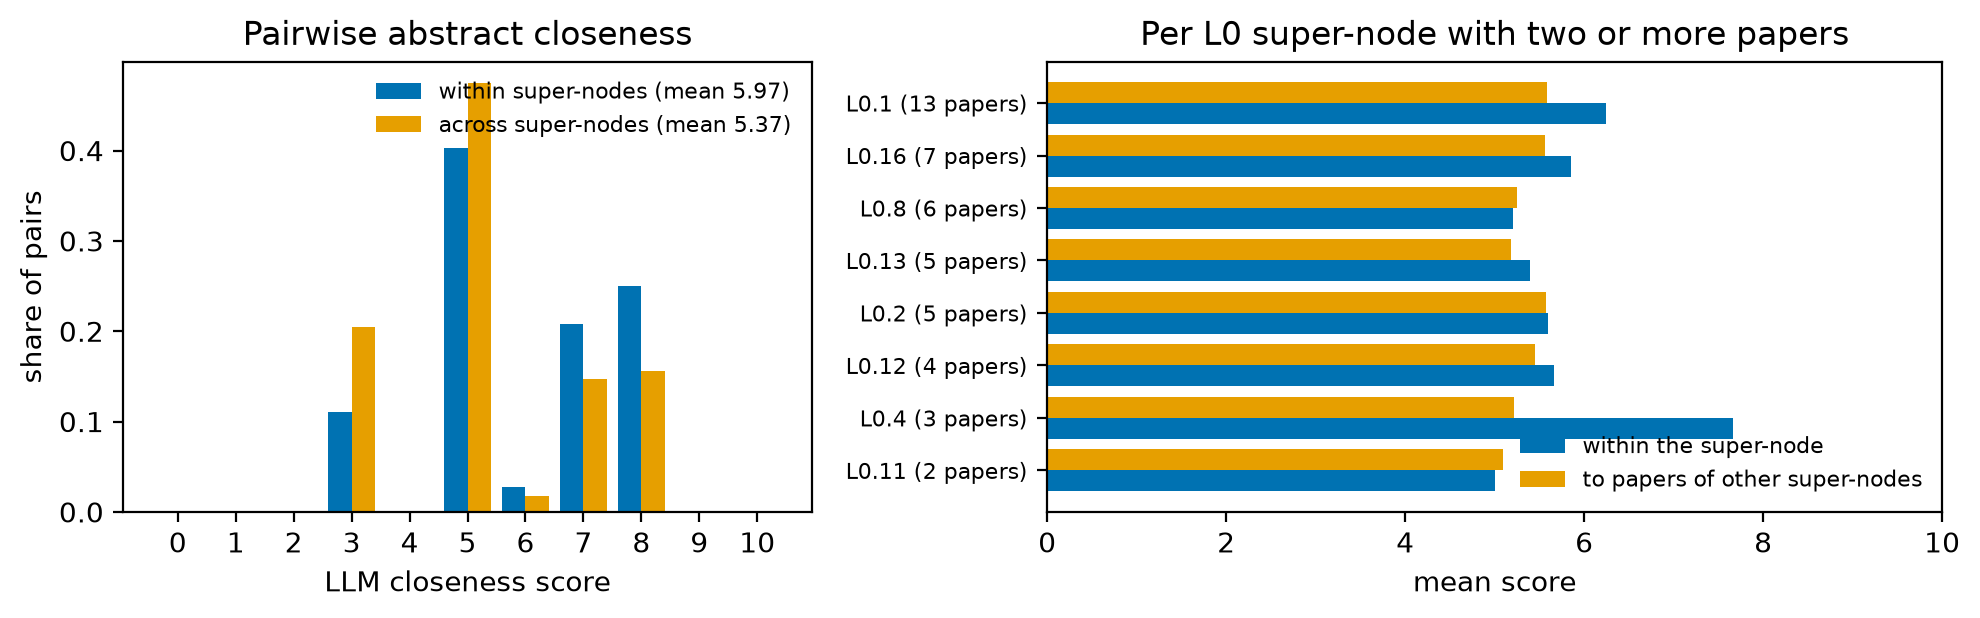

Generate this figure with Python:
"""Semantic coherence of the coarsest level (L0) on paper abstracts, rated pairwise by an open-source LLM.

    python -m eval.extra.abstract_coherence [--run out] [--check]

For the latest snapshot of the run, every paper is attributed to the L0 super-node that holds its article node (an
article is anchored to the method it presents, tkh/hierarchy.anchors). Every pair of papers with an abstract is rated
by phi4 for topical closeness on 0-10 (pair_prompt.txt: titles and abstracts only, in id order, no super-node
information). The question is whether pairs in the same L0 super-node are rated closer than pairs in different ones.

  abstracts   eval/extra/abstracts/<article id>.txt and manifest.json; downloaded once with tkh/abstracts.retrieve
              (arXiv v1, OpenAlex; title-verified) when an article of the snapshot has no manifest entry
  rater       tkh.llm.CachedLLM("phi4") with its own cache eval/extra/llm_cache.json: offline when the cache exists,
              live otherwise (TKH_LLM_MODE overrides); temperature 0
  statistics  mean score within and across super-nodes and their difference; a paper-cluster bootstrap CI of the
              difference (papers resampled, pairs weighted by multiplicity); a permutation null that shuffles the
              paper -> super-node assignment with the group sizes fixed (one-sided p); per-super-node means
-> eval/extra/results.json, eval/extra/abstract_coherence.png, and the generated blocks of eval/extra/REPORT.md
(--check exits 1 if they are stale).
"""

from pathlib import Path
import argparse
import json
import re
import sys

import numpy as np

from tkh.config import REPO_ROOT, load_config
from tkh.io import load, snapshot
from tkh.llm import CachedLLM, render

HERE = Path(__file__).resolve().parent
ABS = HERE / "abstracts"
CACHE = HERE / "llm_cache.json"
PROMPT = HERE / "pair_prompt.txt"
RESULTS = HERE / "results.json"
REPORT = HERE / "REPORT.md"
FIGURE = HERE / "abstract_coherence.png"
MODEL, B, R, SEED = "phi4", 2000, 9999, 0
BLOCK = re.compile(r"(<!-- table:(\w+) -->\n)(.*?)(<!-- /table:\2 -->)", re.S)


# ---------------------------------------------------------------- inputs

def papers_of_l0(tkh, run, cutoff):
    """{article id: L0 super-node id} for the snapshot's articles, from the article nodes in L0 member_ids."""
    h = json.loads((Path(run) / str(cutoff) / "hierarchy.json").read_text())
    l0 = {v: s["id"] for s in h["supernodes"] if s["level"] == 0 for v in s["member_ids"]}
    node = {a: nid for a, nid in tkh.articles["node_id"].items() if isinstance(nid, str)}
    snap = snapshot(tkh, cutoff)
    return {a: l0[node[a]] for a in sorted(snap.articles, key=str) if a in node and node[a] in l0}


def abstracts(tkh, ids):
    """{article id: abstract} from eval/extra/abstracts/, downloading once if an article has no manifest entry."""
    man_path = ABS / "manifest.json"
    man = json.loads(man_path.read_text()) if man_path.exists() else {}
    if any(str(a) not in man for a in ids):
        from tkh.abstracts import retrieve   # network: arXiv and OpenAlex
        df = retrieve(tkh)
        ABS.mkdir(parents=True, exist_ok=True)
        for a, r in df.iterrows():
            ok = r["status"] in ("abstract", "retitled")
            if ok:
                (ABS / f"{a}.txt").write_text(r["abstract"].strip() + "\n")
            clean = lambda x: None if x is None or (isinstance(x, float) and x != x) else x   # noqa: E731  NaN -> None
            man[str(a)] = {"title": r["title"], "status": r["status"], "source": clean(r["source"]),
                           "title_similarity": clean(r["title_similarity"]), "returned_title": clean(r["returned_title"]),
                           "file": f"{a}.txt" if ok else None}
        man_path.write_text(json.dumps(man, indent=1, ensure_ascii=False, allow_nan=False) + "\n")
    return {a: (ABS / man[str(a)]["file"]).read_text().strip() for a in ids if man[str(a)]["file"]}, man


# ---------------------------------------------------------------- rating

def rate(tkh, ids, text, endpoint):
    """{(a, b): score or None} for every pair a < b (id order) of papers with an abstract."""
    llm = CachedLLM(MODEL, CACHE, endpoint, "offline" if CACHE.exists() else "live")
    title = tkh.articles["title"].to_dict()
    pairs = [(a, b) for i, a in enumerate(ids) for b in ids[i + 1:]]
    prompts = [render(PROMPT, title_a=title[a], abstract_a=text[a], title_b=title[b], abstract_b=text[b]) for a, b in pairs]
    resp = llm.complete_many(prompts, workers=4)
    out = {}
    for p, r in zip(pairs, resp):
        s = r.get("score") if isinstance(r, dict) else None
        out[p] = int(s) if isinstance(s, (int, float)) and float(s).is_integer() and 0 <= s <= 10 else None
    return out, llm


# ---------------------------------------------------------------- statistics

def _means(M, same, wts=None):
    """(mean within, mean across) over the off-diagonal pairs of M, weighted by wts (n x n) if given."""
    off = ~np.eye(len(M), dtype=bool) & ~np.isnan(M)
    W = np.ones_like(M) if wts is None else wts
    w_in, w_out = W * (off & same), W * (off & ~same)
    Mz = np.nan_to_num(M)
    return (w_in * Mz).sum() / w_in.sum(), (w_out * Mz).sum() / w_out.sum()


def analyse(ids, group, scores):
    n = len(ids)
    idx = {a: i for i, a in enumerate(ids)}
    M = np.full((n, n), np.nan)
    for (a, b), s in scores.items():
        if s is not None:
            M[idx[a], idx[b]] = M[idx[b], idx[a]] = s
    g = np.array([group[a] for a in ids])
    same = g[:, None] == g[None, :]
    mi, mo = _means(M, same)
    rng = np.random.default_rng(SEED)
    null = np.array([np.subtract(*_means(M, (lambda p: p[:, None] == p[None, :])(rng.permutation(g)), None))
                     for _ in range(R)])
    boot = []
    for _ in range(B):
        c = np.bincount(rng.integers(0, n, n), minlength=n).astype(float)
        boot.append(np.subtract(*_means(M, same, np.outer(c, c))))
    tri = np.triu(~np.isnan(M), 1)
    per = []
    for sid in sorted(set(g), key=lambda s: (-int((g == s).sum()), s)):
        m = g == sid
        inner = M[np.ix_(m, m)][np.triu(np.ones((m.sum(), m.sum()), bool), 1)]
        per.append({"super_node": sid, "papers": int(m.sum()), "pairs_within": int(len(inner)),
                    "mean_within": float(np.nanmean(inner)) if len(inner) else None,
                    "mean_to_other_papers": float(np.nanmean(M[np.ix_(m, ~m)]))})
    hist = {k: [int(((M == s) & tri & (same if k == "within" else ~same)).sum()) for s in range(11)]
            for k in ("within", "across")}
    loo = []   # the difference with one super-node's papers removed entirely (its within- and cross-pairs)
    for p in per:
        if p["pairs_within"]:
            keep = g != p["super_node"]
            Mk, sk = M[np.ix_(keep, keep)], same[np.ix_(keep, keep)]
            loo.append({"dropped": p["super_node"], "difference": float(np.subtract(*_means(Mk, sk)))})
    return {"mean_within": float(mi), "mean_across": float(mo), "difference": float(mi - mo),
            "difference_ci95": [float(np.percentile(boot, 2.5)), float(np.percentile(boot, 97.5))],
            "permutation": {"R": R, "null_mean": float(null.mean()), "null_q97.5": float(np.percentile(null, 97.5)),
                            "p": float((1 + (null >= mi - mo).sum()) / (R + 1))},
            "pairs_within": int((tri & same).sum()), "pairs_across": int((tri & ~same).sum()),
            "histogram": hist, "per_super_node": per, "leave_one_super_node_out": loo}


# ---------------------------------------------------------------- outputs

def figure(res):
    import matplotlib
    matplotlib.use("Agg")
    import matplotlib.pyplot as plt
    s = res["summary"]
    fig, ax = plt.subplots(1, 2, figsize=(10, 3.2), width_ratios=[1, 1.3])
    for k, col in (("within", "#0072B2"), ("across", "#E69F00")):
        h = np.array(s["histogram"][k], float)
        ax[0].bar(np.arange(11) + (-0.2 if k == "within" else 0.2), h / h.sum(), width=0.4, color=col,
                  label=f"{k} super-nodes (mean {s['mean_' + k]:.2f})")
    ax[0].set_xticks(range(11)); ax[0].set_xlabel("LLM closeness score"); ax[0].set_ylabel("share of pairs")
    ax[0].legend(frameon=False, fontsize=8); ax[0].set_title("Pairwise abstract closeness")
    per = [p for p in s["per_super_node"] if p["mean_within"] is not None]
    y = np.arange(len(per))
    ax[1].barh(y + 0.2, [p["mean_within"] for p in per], 0.4, color="#0072B2", label="within the super-node")
    ax[1].barh(y - 0.2, [p["mean_to_other_papers"] for p in per], 0.4, color="#E69F00", label="to papers of other super-nodes")
    ax[1].set_yticks(y, [f"{p['super_node']} ({p['papers']} papers)" for p in per], fontsize=8)
    ax[1].invert_yaxis(); ax[1].set_xlabel("mean score"); ax[1].set_xlim(0, 10); ax[1].legend(frameon=False, fontsize=8, loc="lower right")
    ax[1].set_title("Per L0 super-node with two or more papers")
    fig.tight_layout(); fig.savefig(FIGURE, dpi=200, bbox_inches="tight"); plt.close(fig)


def _md(header, rows):
    return "\n".join(["| " + " | ".join(header) + " |", "|" + "---|" * len(header)]
                     + ["| " + " | ".join(str(c) for c in r) + " |" for r in rows]) + "\n"


def tables(res):
    c, s = res["coverage"], res["summary"]
    f = lambda x: "—" if x is None else f"{x:.2f}"   # noqa: E731
    cov = _md(["Item", "Value"], [
        ["Snapshot; level", f"≤{res['protocol']['cutoff']}; L0 ({c['super_nodes_l0']} super-nodes)"],
        ["Papers in the snapshot; with a verified abstract", f"{c['papers']}; {c['with_abstract']}"],
        ["Abstract sources", "; ".join(f"{k} {v}" for k, v in c["sources"].items())],
        ["L0 super-nodes holding papers with abstracts (papers per super-node)",
         f"{c['super_nodes_with_papers']} ({', '.join(map(str, c['papers_per_super_node']))})"],
        ["Pairs rated; unparsable answers", f"{c['pairs']}; {c['unparsed']}"],
        ["Scores used by the rater (pairs)", "; ".join(f"{v}: {a + b}" for v, (a, b) in
                                                       enumerate(zip(s["histogram"]["within"], s["histogram"]["across"])) if a + b)],
        ["Rater; decoding", f"{res['protocol']['model']}; temperature 0, one order per pair (id order)"]])
    summ = _md(["", "Pairs", "Mean closeness (0–10)"], [
        ["Same L0 super-node", s["pairs_within"], f(s["mean_within"])],
        ["Different L0 super-nodes", s["pairs_across"], f(s["mean_across"])],
        ["Difference [95% paper-bootstrap CI]", "", f"{f(s['difference'])} [{f(s['difference_ci95'][0])}, {f(s['difference_ci95'][1])}]"],
        [f"Permutation null (R = {s['permutation']['R']}): mean; 97.5% quantile", "",
         f"{f(s['permutation']['null_mean'])}; {f(s['permutation']['null_q97.5'])}"],
        ["One-sided permutation p", "", f"{s['permutation']['p']:.4f}"],
        ["Difference with one super-node's papers left out: lowest; highest", "",
         "; ".join(f"{f(x['difference'])} (without {x['dropped']})" for x in
                   (min(s["leave_one_super_node_out"], key=lambda x: x["difference"]),
                    max(s["leave_one_super_node_out"], key=lambda x: x["difference"])))]])
    per = _md(["L0 super-node", "Label", "Papers", "Pairs within", "Mean within", "Mean to other papers"],
              [[p["super_node"], res["labels"][p["super_node"]], p["papers"], p["pairs_within"], f(p["mean_within"]),
                f(p["mean_to_other_papers"])] for p in s["per_super_node"]])
    return {"coverage": cov, "summary": summ, "per_super_node": per}


def main(argv=None):
    ap = argparse.ArgumentParser(description=__doc__.split("\n")[0])
    ap.add_argument("--run", type=Path, default=REPO_ROOT / "out")
    ap.add_argument("--check", action="store_true", help="exit 1 if results.json or REPORT.md would change")
    a = ap.parse_args(argv)
    cfg = load_config(a.run / "run_config.toml")
    tkh = load(cfg)
    cutoff = max(cfg.cutoffs)
    group = papers_of_l0(tkh, a.run, cutoff)
    text, man = abstracts(tkh, list(group))
    ids = [x for x in group if x in text]
    scores, llm = rate(tkh, ids, text, cfg.labels["endpoint"])
    h = json.loads((a.run / str(cutoff) / "hierarchy.json").read_text())
    labels = {s["id"]: s["label"] for s in h["supernodes"] if s["level"] == 0}
    from collections import Counter
    sizes = Counter(group[x] for x in ids)
    res = {"protocol": {"run": str(a.run.relative_to(REPO_ROOT)) if a.run.is_relative_to(REPO_ROOT) else str(a.run),
                        "alpha": cfg.method["alpha"], "cutoff": cutoff, "level": 0, "model": MODEL,
                        "prompt": PROMPT.name, "bootstrap_B": B, "permutation_R": R, "seed": SEED},
           "coverage": {"papers": len(group), "with_abstract": len(ids),
                        "sources": dict(Counter(man[str(x)]["source"] for x in ids)),
                        "super_nodes_l0": len(labels), "super_nodes_with_papers": len(sizes),
                        "papers_per_super_node": sorted(sizes.values(), reverse=True),
                        "pairs": len(scores), "unparsed": sum(v is None for v in scores.values())},
           "summary": analyse(ids, group, scores),
           "labels": labels,
           "pairs": [{"a": str(x), "b": str(y), "same_super_node": group[x] == group[y], "score": v}
                     for (x, y), v in scores.items()]}
    new_json = json.dumps(res, indent=1, ensure_ascii=False) + "\n"
    tb = tables(res)
    report = REPORT.read_text()
    new_report = BLOCK.sub(lambda m: m.group(1) + tb[m.group(2)] + m.group(4), report)
    if a.check:
        stale = [p.name for p, new in ((RESULTS, new_json), (REPORT, new_report)) if not p.exists() or p.read_text() != new]
        if stale:
            sys.exit(f"stale: {stale}; run python -m eval.extra.abstract_coherence")
        print(f"up to date ({llm.hits} cached ratings, {llm.calls} live calls)")
        return
    RESULTS.write_text(new_json)
    REPORT.write_text(new_report)
    figure(res)
    print(f"{len(ids)} papers, {len(scores)} pairs ({llm.calls} live calls) -> {RESULTS.name}, {REPORT.name}, {FIGURE.name}")


if __name__ == "__main__":
    main()
